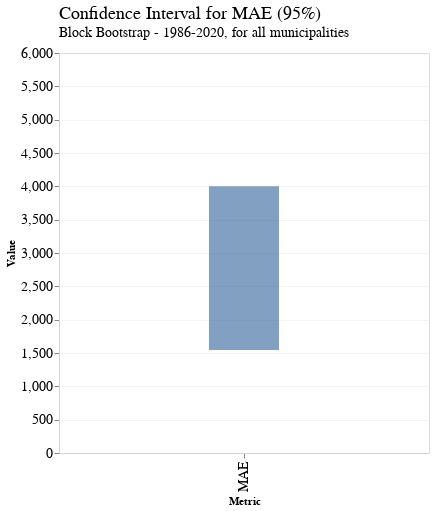

The cell this chart's notebook holds for it:
### Code cell
mae_chart

### Figure 1 — Vega-Lite specification as saved in the notebook (floating-point values rounded to 4 significant figures)
{"config": {"view": {"width": 533.3, "height": 300.0, "fill": "white"}, "title": {"align": "left", "anchor": "start", "frame": "group", "font": "Helvetica Neue", "fontSize": 18, "dy": -2, "subtitleFont": "Helvetica Neue", "subtitleFontSize": 14, "fontWeight": "normal"}, "axis": {"domainColor": "lightGrey", "gridColor": "lightGrey", "gridWidth": 0.25, "titleFont": "Helvetica Neue", "titleFontSize": 11, "labelFont": "Helvetica Neue", "labelFontSize": 14}, "legend": {"layout": {"anchor": "start"}, "labelLimit": 0, "titleFontSize": 14, "titleFont": "Helvetica Neue", "labelFontSize": 14, "labelFont": "Helvetica Neue"}, "header": {"title": null, "titleFont": "Helvetica Neue", "labelFont": "Helvetica Neue", "labelFontSize": 14, "labelPadding": 2}, "range": {"category": ["#0C66B5", "#BA1D32", "#0F8E40", "#E56F20", "#862BAF", "#626D69", "#ED5087", "#3DB9E2", "#51DB63", "#E26868", "#FFB270", "#B37CEA", "#A8A1A4", "#FF87CD"]}}, "data": {"name": "data-0ebcad83fbff6e0d5b048b2a3a2f26be"}, "mark": {"type": "bar", "opacity": 0.7, "size": 70}, "encoding": {"x": {"axis": {"title": "Metric"}, "field": "Metric", "type": "ordinal"}, "y": {"field": "Lower", "scale": {"domain": [0, 6000]}, "title": "Value", "type": "quantitative"}, "y2": {"field": "Upper"}}, "height": 400, "title": {"text": "Confidence Interval for MAE (95%)", "subtitle": "Block Bootstrap - 1986-2020, for all municipalities"}, "width": 370, "$schema": "https://vega.github.io/schema/vega-lite/v4.17.0.json", "datasets": {"data-0ebcad83fbff6e0d5b048b2a3a2f26be": [{"Metric": "MAE", "Lower": 1545.0, "Upper": 3999.0}]}}
